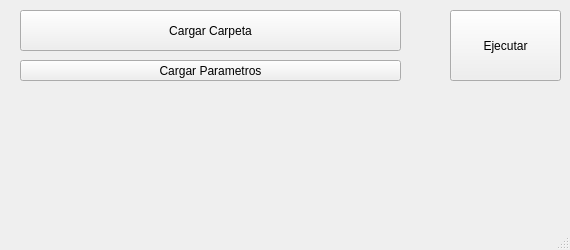
<?xml version="1.0" encoding="UTF-8"?>
<ui version="4.0">
 <class>MainWindow</class>
 <widget class="QMainWindow" name="MainWindow">
  <property name="geometry">
   <rect>
    <x>0</x>
    <y>0</y>
    <width>570</width>
    <height>250</height>
   </rect>
  </property>
  <property name="windowTitle">
   <string>MainWindow</string>
  </property>
  <widget class="QWidget" name="centralwidget">
   <widget class="QPushButton" name="pushButton_Ejecutar">
    <property name="geometry">
     <rect>
      <x>450</x>
      <y>10</y>
      <width>111</width>
      <height>71</height>
     </rect>
    </property>
    <property name="text">
     <string>Ejecutar</string>
    </property>
   </widget>
   <widget class="QPushButton" name="pushButton_Cargar">
    <property name="geometry">
     <rect>
      <x>20</x>
      <y>10</y>
      <width>381</width>
      <height>41</height>
     </rect>
    </property>
    <property name="text">
     <string>Cargar Carpeta</string>
    </property>
   </widget>
   <widget class="QLabel" name="label_filename">
    <property name="geometry">
     <rect>
      <x>20</x>
      <y>100</y>
      <width>381</width>
      <height>41</height>
     </rect>
    </property>
    <property name="layoutDirection">
     <enum>Qt::LeftToRight</enum>
    </property>
    <property name="text">
     <string/>
    </property>
    <property name="alignment">
     <set>Qt::AlignLeading|Qt::AlignLeft|Qt::AlignTop</set>
    </property>
    <property name="wordWrap">
     <bool>true</bool>
    </property>
   </widget>
   <widget class="QLabel" name="label_progress">
    <property name="geometry">
     <rect>
      <x>460</x>
      <y>60</y>
      <width>101</width>
      <height>16</height>
     </rect>
    </property>
    <property name="text">
     <string/>
    </property>
   </widget>
   <widget class="QLabel" name="label_loading">
    <property name="geometry">
     <rect>
      <x>460</x>
      <y>100</y>
      <width>91</width>
      <height>16</height>
     </rect>
    </property>
    <property name="text">
     <string/>
    </property>
   </widget>
   <widget class="QPushButton" name="pushButton_Cargar_parametros">
    <property name="geometry">
     <rect>
      <x>20</x>
      <y>60</y>
      <width>381</width>
      <height>21</height>
     </rect>
    </property>
    <property name="text">
     <string>Cargar Parametros</string>
    </property>
   </widget>
  </widget>
  <widget class="QMenuBar" name="menubar">
   <property name="geometry">
    <rect>
     <x>0</x>
     <y>0</y>
     <width>570</width>
     <height>21</height>
    </rect>
   </property>
  </widget>
  <widget class="QStatusBar" name="statusbar"/>
 </widget>
 <resources/>
 <connections/>
</ui>
